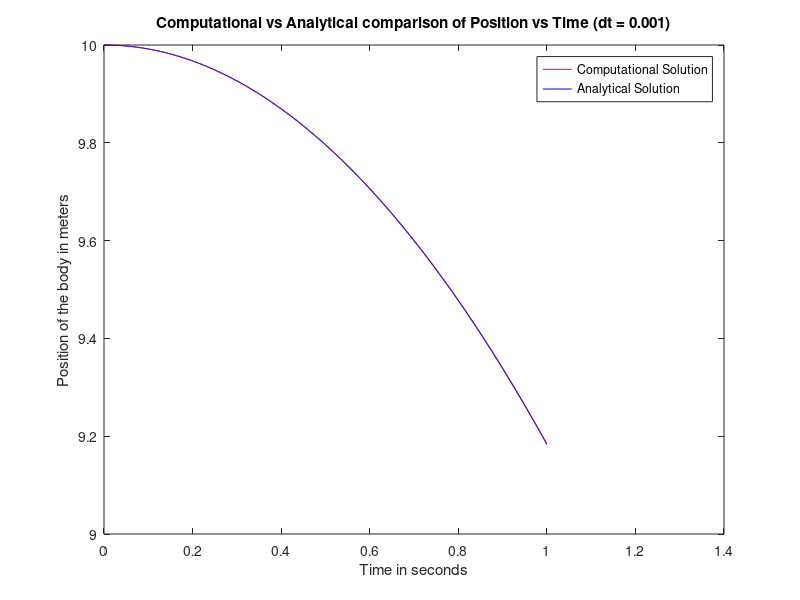

Write MATLAB code to recreate this figure.
clc;
clear all;
initial_height = 10;
dt = 0.001;
g_earth = 9.8;
g_moon = g_earth/6;
max_t = 1;
t= 0:dt:max_t;
t = transpose(t);
N = max_t/dt + 1;

v = zeros(N, 1);
x = zeros(N, 1);
x(1) = initial_height;

for i = 1:N-1
    v(i+1) = v(i)+g_moon*dt;
    x(i+1) = x(i)-v(i)*dt;
    t(i+1) = t(i)+dt;
end

x_analytical = x(1) + v(1)*t - 1/2* g_moon*(t.^2);
figure(1);
plot(t, x, 'r', t, x_analytical, 'b');
title('Computational vs Analytical comparison of Position vs Time (dt = 0.001)');
xlabel('Time in seconds');
ylabel('Position of the body in meters');
legend('Computational Solution', 'Analytical Solution');
